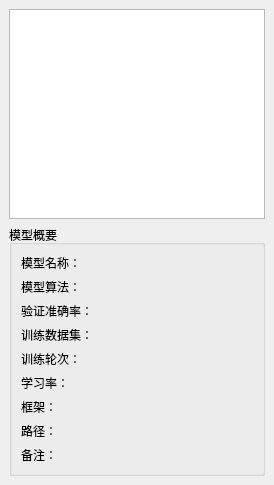
  <widget class="QDockWidget" name="modelDock">
   <property name="enabled">
    <bool>true</bool>
   </property>
   <property name="minimumSize">
    <size>
     <width>261</width>
     <height>485</height>
    </size>
   </property>
   <property name="layoutDirection">
    <enum>Qt::LeftToRight</enum>
   </property>
   <property name="windowTitle">
    <string>模型库</string>
   </property>
   <attribute name="dockWidgetArea">
    <number>2</number>
   </attribute>
   <widget class="QWidget" name="modelWindowContents">
    <layout class="QVBoxLayout" name="verticalLayout_2">
     <item>
      <widget class="QTreeView" name="TreeView_modelDock">
       <property name="maximumSize">
        <size>
         <width>16777215</width>
         <height>300</height>
        </size>
       </property>
       <attribute name="headerVisible">
        <bool>false</bool>
       </attribute>
      </widget>
     </item>
     <item>
      <widget class="QGroupBox" name="groupBox_6">
       <property name="maximumSize">
        <size>
         <width>16777215</width>
         <height>16777215</height>
        </size>
       </property>
       <property name="title">
        <string>模型概要</string>
       </property>
       <layout class="QVBoxLayout" name="verticalLayout_41">
        <item>
         <layout class="QHBoxLayout" name="horizontalLayout_45">
          <item>
           <widget class="QLabel" name="label_95">
            <property name="text">
             <string>模型名称：</string>
            </property>
           </widget>
          </item>
          <item>
           <widget class="QLabel" name="label_modelDock_name">
            <property name="minimumSize">
             <size>
              <width>10</width>
              <height>0</height>
             </size>
            </property>
            <property name="text">
             <string/>
            </property>
           </widget>
          </item>
         </layout>
        </item>
        <item>
         <layout class="QHBoxLayout" name="horizontalLayout_52">
          <item>
           <widget class="QLabel" name="label_103">
            <property name="text">
             <string>模型算法：</string>
            </property>
           </widget>
          </item>
          <item>
           <widget class="QLabel" name="label_modelDock_algorithm">
            <property name="minimumSize">
             <size>
              <width>10</width>
              <height>0</height>
             </size>
            </property>
            <property name="text">
             <string/>
            </property>
           </widget>
          </item>
         </layout>
        </item>
        <item>
         <layout class="QHBoxLayout" name="horizontalLayout_53">
          <item>
           <widget class="QLabel" name="label_104">
            <property name="text">
             <string>验证准确率：</string>
            </property>
           </widget>
          </item>
          <item>
           <widget class="QLabel" name="label_modelDock_accuracy">
            <property name="minimumSize">
             <size>
              <width>10</width>
              <height>0</height>
             </size>
            </property>
            <property name="text">
             <string/>
            </property>
           </widget>
          </item>
         </layout>
        </item>
        <item>
         <layout class="QHBoxLayout" name="horizontalLayout_58">
          <item>
           <widget class="QLabel" name="label_110">
            <property name="text">
             <string>训练数据集：</string>
            </property>
           </widget>
          </item>
          <item>
           <widget class="QLabel" name="label_modelDock_trainDataset">
            <property name="minimumSize">
             <size>
              <width>10</width>
              <height>0</height>
             </size>
            </property>
            <property name="text">
             <string/>
            </property>
           </widget>
          </item>
         </layout>
        </item>
        <item>
         <layout class="QHBoxLayout" name="horizontalLayout_59">
          <item>
           <widget class="QLabel" name="label_114">
            <property name="text">
             <string>训练轮次：</string>
            </property>
           </widget>
          </item>
          <item>
           <widget class="QLabel" name="label_modelDock_trainEpoch">
            <property name="minimumSize">
             <size>
              <width>10</width>
              <height>0</height>
             </size>
            </property>
            <property name="text">
             <string/>
            </property>
           </widget>
          </item>
         </layout>
        </item>
        <item>
         <layout class="QHBoxLayout" name="horizontalLayout_60">
          <item>
           <widget class="QLabel" name="label_115">
            <property name="text">
             <string>学习率：</string>
            </property>
           </widget>
          </item>
          <item>
           <widget class="QLabel" name="label_modelDock_trainLR">
            <property name="minimumSize">
             <size>
              <width>10</width>
              <height>0</height>
             </size>
            </property>
            <property name="text">
             <string/>
            </property>
           </widget>
          </item>
         </layout>
        </item>
        <item>
         <layout class="QHBoxLayout" name="horizontalLayout_61">
          <item>
           <widget class="QLabel" name="label_116">
            <property name="text">
             <string>框架：</string>
            </property>
           </widget>
          </item>
          <item>
           <widget class="QLabel" name="label_modelDock_framework">
            <property name="minimumSize">
             <size>
              <width>10</width>
              <height>0</height>
             </size>
            </property>
            <property name="text">
             <string/>
            </property>
           </widget>
          </item>
         </layout>
        </item>
        <item>
         <layout class="QHBoxLayout" name="horizontalLayout_62">
          <item>
           <widget class="QLabel" name="label_117">
            <property name="text">
             <string>路径：</string>
            </property>
           </widget>
          </item>
          <item>
           <widget class="QLabel" name="label_modelDock_PATH">
            <property name="minimumSize">
             <size>
              <width>10</width>
              <height>0</height>
             </size>
            </property>
            <property name="text">
             <string/>
            </property>
           </widget>
          </item>
         </layout>
        </item>
        <item>
         <layout class="QHBoxLayout" name="horizontalLayout_63">
          <item>
           <widget class="QLabel" name="label_118">
            <property name="text">
             <string>备注：</string>
            </property>
           </widget>
          </item>
          <item>
           <widget class="QLabel" name="label_modelDock_note">
            <property name="minimumSize">
             <size>
              <width>10</width>
              <height>0</height>
             </size>
            </property>
            <property name="text">
             <string/>
            </property>
           </widget>
          </item>
         </layout>
        </item>
       </layout>
      </widget>
     </item>
    </layout>
   </widget>
  </widget>
